Frame 1 (no input): blank canvas, image omitted
Frame 60 (the mouse pressed at the canvas centre just before this capture): blank canvas, image omitted
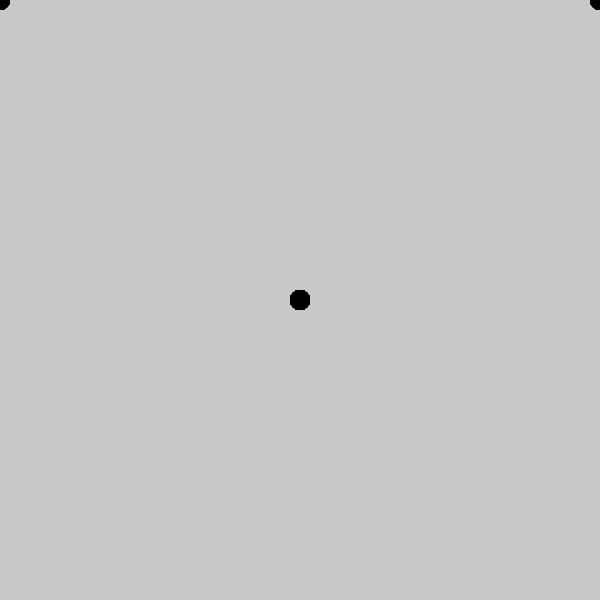
Frame 120 (the mouse held since frame 60 and released just before this capture)

The Processing sketch whose frames 1 and 60 were blank and that drew this single picture after the mouse press (run headless with seeded random() and noise(); from frame 60 on, the mouse is pressed at the canvas centre):

// Processing sketch: sourisSYMETRIE
// ── sourisSYMETRIE.pde
void setup(){
  size(600,600);
  smooth();
  background(200);
  noCursor();
  fill(0);
  noStroke();
}

void draw(){
  
 int x=mouseX;
 int y=mouseY;
 ellipse(x,y,20,20);
 ellipse(width-x,y,20,20);
}
